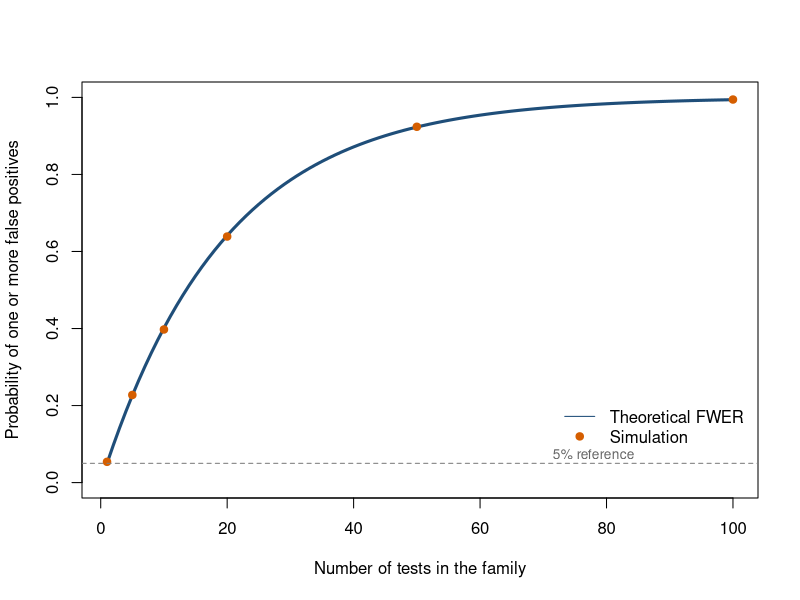

Recreate this plot in R.
## ---- chunk 1
#| label: setup
#| include: false
knitr::opts_chunk$set(
  echo = TRUE,
  message = FALSE,
  warning = FALSE,
  fig.align = "center",
  fig.width = 7,
  fig.height = 4.5
)
## ---- chunk 2
#| label: fig-fwer-growth
#| fig-cap: "The probability of at least one false positive grows rapidly as more independent true null hypotheses are tested at alpha = .05. Simulated points sit on the theoretical curve."
set.seed(343)

alpha <- .05
m_grid <- 1:100
theoretical_fwer <- 1 - (1 - alpha)^m_grid

simulated_at <- c(1, 5, 10, 20, 50, 100)
simulated_fwer <- vapply(simulated_at, function(m) {
  p_values <- matrix(runif(20000 * m), ncol = m)
  mean(rowSums(p_values <= alpha) > 0)
}, numeric(1))

plot(
  m_grid, theoretical_fwer,
  type = "l", lwd = 3, col = "#1F4E79",
  ylim = c(0, 1),
  xlab = "Number of tests in the family",
  ylab = "Probability of one or more false positives"
)
points(simulated_at, simulated_fwer, pch = 19, col = "#D55E00")
abline(h = .05, lty = 2, col = "gray50")
legend(
  "bottomright",
  inset = c(.01, .10),
  legend = c("Theoretical FWER", "Simulation"),
  col = c("#1F4E79", "#D55E00"),
  lty = c(1, NA), pch = c(NA, 19), bty = "n"
)
text(78, .075, "5% reference", col = "gray40", cex = .82)
## ---- chunk 3
raw_p <- c(.001, .012, .021, .046, .210, .730)

data.frame(
  test = paste("Hypothesis", 1:length(raw_p)),
  raw = raw_p,
  bonferroni = p.adjust(raw_p, method = "bonferroni"),
  holm = p.adjust(raw_p, method = "holm")
)
## ---- chunk 4
data.frame(
  test = paste("Hypothesis", 1:length(raw_p)),
  raw = raw_p,
  holm_fwer = p.adjust(raw_p, method = "holm"),
  bh_fdr = p.adjust(raw_p, method = "BH")
)
## ---- chunk 5
#| label: multiple-testing-simulation
set.seed(343)

n_families <- 5000
n_tests <- 20
n_real <- 5

z_values <- matrix(rnorm(n_families * n_tests), nrow = n_families)
z_values[, 1:n_real] <- z_values[, 1:n_real] + 2.5
p_matrix <- 2 * pnorm(-abs(z_values))

adjust_rows <- function(method) {
  t(apply(p_matrix, 1, function(p) p.adjust(p, method = method) <= .05))
}

rejections <- list(
  Unadjusted = p_matrix <= .05,
  Bonferroni = adjust_rows("bonferroni"),
  Holm = adjust_rows("holm"),
  BH_FDR = adjust_rows("BH")
)

summarize_method <- function(reject) {
  true_discoveries <- rowSums(reject[, 1:n_real, drop = FALSE])
  false_discoveries <- rowSums(reject[, (n_real + 1):n_tests, drop = FALSE])
  total_discoveries <- true_discoveries + false_discoveries
  false_discovery_proportion <- ifelse(
    total_discoveries == 0,
    0,
    false_discoveries / total_discoveries
  )

  c(
    average_true_discoveries = mean(true_discoveries),
    probability_any_false_positive = mean(false_discoveries > 0),
    average_false_discovery_proportion = mean(false_discovery_proportion)
  )
}

round(t(vapply(rejections, summarize_method, numeric(3))), 3)
## ---- chunk 6
# Example after fitting a model called model:
# coefficient_p <- coef(summary(model))[, "Pr(>|t|)"]
# p.adjust(coefficient_p, method = "holm")
# p.adjust(coefficient_p, method = "BH")
